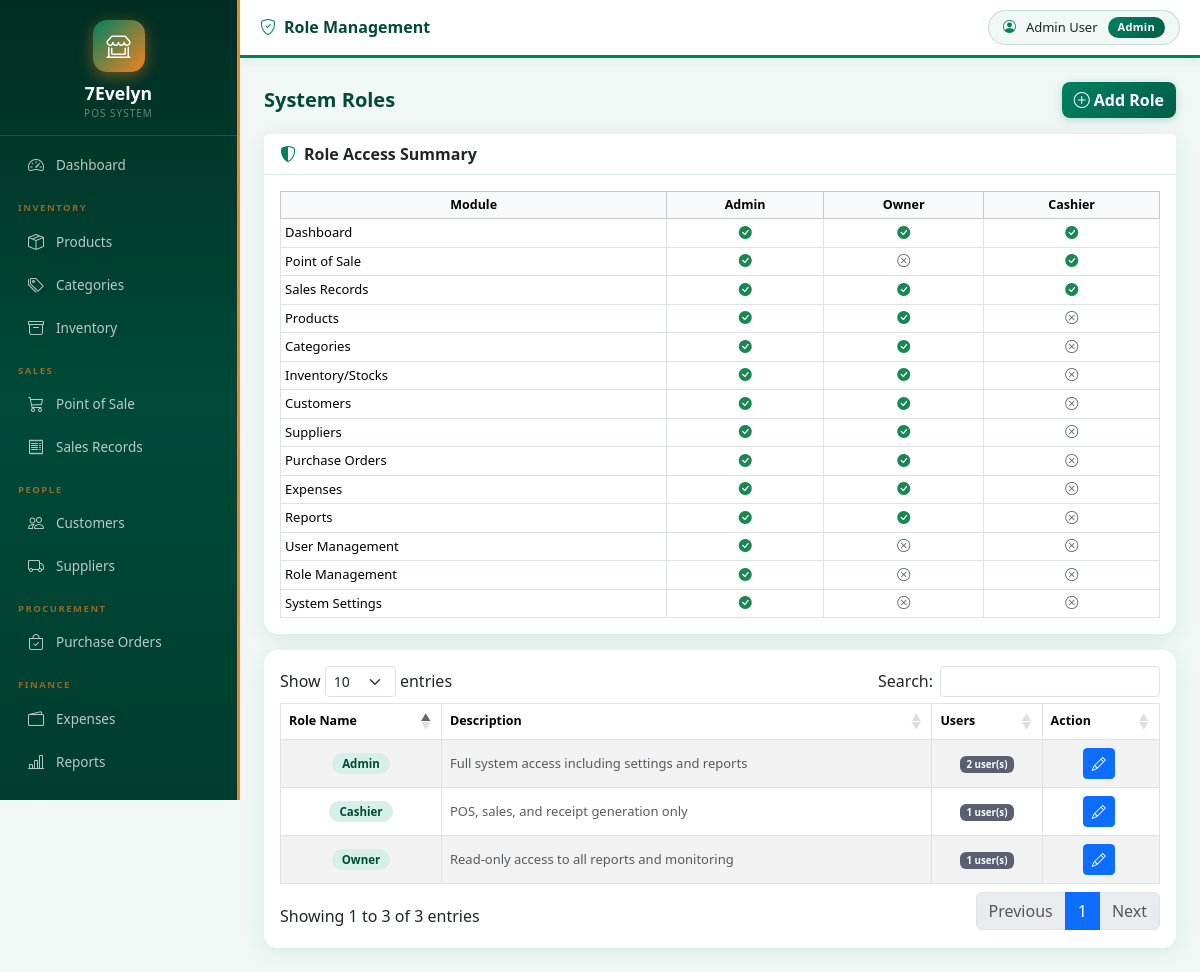
/frontend/role.php (signed in), run on the app's committed database.
### tables this page shows
CREATE TABLE `role` (
  `roleID` int(11) NOT NULL,
  `roleName` varchar(50) NOT NULL,
  `roleDesc` varchar(255) NOT NULL,
  `dateCreated` timestamp NOT NULL DEFAULT current_timestamp(),
  `dateDeleted` date DEFAULT NULL
);

### frontend/role.php (the view, shortened to what this page needs)
<?php include 'header.php'; ?>
<?php include 'nav.php'; ?>
<div class="topbar no-print">
    <h5><i class="bi bi-shield-check me-2" style="color:var(--ev-purple);"></i>Role Management</h5>
    <div class="ms-auto"><div class="user-badge"><i class="bi bi-person-circle" style="color:var(--ev-purple);"></i><span><?php echo htmlspecialchars($_SESSION['userName']); ?></span><span class="role-pill"><?php echo htmlspecialchars($_SESSION['roleName']); ?></span></div></div>
</div>
<div class="page-body">
    <div class="d-flex justify-content-between mb-3 align-items-center">
        <h5 class="fw-bold mb-0" style="color:#004a38;">System Roles</h5>
        <button class="btn btn-ev" data-bs-toggle="modal" data-bs-target="#addRoleModal"><i class="bi bi-plus-circle me-1"></i>Add Role</button>
    </div>
    <div class="card card-shadow mb-3">
        <div class="card-header bg-white fw-bold py-2" style="border-bottom:1px solid #d6ede6;"><i class="bi bi-shield-shaded me-2" style="color:var(--ev-purple);"></i>Role Access Summary</div>
        <div class="card-body">
            <table class="table table-sm table-bordered text-center mb-0">
                <thead class="table-light">
                    <tr><th>Module</th><th>Admin</th><th>Owner</th><th>Cashier</th></tr>
                </thead>
                <tbody>
                    <?php
                    $access = [
                        'Dashboard'          => [true,true,true],
                        'Point of Sale'      => [true,false,true],
                        'Sales Records'      => [true,true,true],
                        'Products'           => [true,true,false],
                        'Categories'         => [true,true,false],
                        'Inventory/Stocks'   => [true,true,false],
                        'Customers'          => [true,true,false],
                        'Suppliers'          => [true,true,false],
                        'Purchase Orders'    => [true,true,false],
                        'Expenses'           => [true,true,false],
                        'Reports'            => [true,true,false],
                        'User Management'    => [true,false,false],
                        'Role Management'    => [true,false,false],
                        'System Settings'    => [true,false,false],
                    ];
                    foreach($access as $module=>$perms):
                    ?>
                    <tr>
                        <td class="text-start"><?php echo $module; ?></td>
                        <?php foreach($perms as $p): ?>
                        <td><?php echo $p ? '<i class="bi bi-check-circle-fill text-success"></i>' : '<i class="bi bi-x-circle text-muted"></i>'; ?></td>
                        <?php endforeach; ?>
                    </tr>
                    <?php endforeach; ?>
                </tbody>
            </table>
        </div>
    </div>
    <div class="card card-shadow">
        <div class="card-body">
            <table id="roleTable" class="table table-bordered table-striped text-center">
                <thead style="background:var(--ev-gradient);color:#fff;">
                    <tr><th>Role Name</th><th>Description</th><th>Users</th><th>Action</th></tr>
                </thead>
                <tbody>
                <?php
                $roles = $conn->query("SELECT r.*, COUNT(u.userID) AS userCount FROM role r LEFT JOIN users u ON r.roleID=u.roleID AND u.dateDeleted IS NULL WHERE r.dateDeleted IS NULL GROUP BY r.roleID ORDER BY r.roleName");
                while($r=$roles->fetch_assoc()):
                ?>
                <tr>
                    <td class="fw-semibold"><span class="badge-active"><?php echo htmlspecialchars($r['roleName']); ?></span></td>
                    <td class="text-muted text-start"><?php echo htmlspecialchars($r['roleDesc']??'—'); ?></td>
                    <td><span class="badge bg-secondary"><?php echo $r['userCount']; ?> user(s)</span></td>
                    <td>
                        <button class="btn btn-sm btn-primary me-1" data-bs-toggle="modal" data-bs-target="#editRoleModal<?php echo $r['roleID']; ?>"><i class="bi bi-pencil"></i></button>
                    </td>
                </tr>
                <?php endwhile; ?>
                </tbody>
            </table>
        </div>
    </div>
</div>
</div></div>
</body></html>

### frontend/header.php (style rules this page uses)
:root { --ev-primary: #008161; --ev-primary-dk: #005e47; --ev-accent: #f01b2d; --ev-orange: #f4821f; --ev-white: #ffffff; --ev-purple: #008161; --ev-purple-dark: #005e47; --ev-blue: #005e47; --ev-gradient: linear-gradient(135deg, #008161 0%, #005e47 100%); --ev-gradient-accent: linear-gradient(135deg, #f01b2d 0%, #f4821f 100%); --ev-gradient-warm: linear-gradient(135deg, #f4821f 0%, #f01b2d 100%); --ev-bg: #f0f7f5; --sidebar-w: 240px; }
body { background: var(--ev-bg); }
.topbar { background: #ffffff; border-bottom: 3px solid #008161; padding: 10px 20px; display: flex; align-items: center; box-shadow: 0 2px 8px rgba(0,129,97,0.1); position: sticky; top: 0; z-index: 100; }
.topbar h5 { margin: 0; font-weight: 800; color: #004a38; font-size: 1rem; }
.user-badge { display: flex; align-items: center; gap: 10px; background: #f0f7f5; padding: 6px 14px; border-radius: 25px; font-size: 13px; border: 1px solid rgba(0,129,97,0.2); }
.role-pill { background: var(--ev-gradient); color: white; padding: 2px 10px; border-radius: 12px; font-size: 11px; font-weight: 700; letter-spacing: 0.3px; }
.btn-ev { background: var(--ev-gradient); color: white; border: none; font-weight: 700; border-radius: 8px; transition: all 0.25s; box-shadow: 0 2px 8px rgba(0,129,97,0.25); }
.card { border-radius: 14px; border: none; }
.card-shadow { box-shadow: 0 4px 20px rgba(0,129,97,0.1); }
.table th { font-size: 12.5px; white-space: nowrap; }
.table td { font-size: 13px; vertical-align: middle; }
.table thead[style*="ev-gradient"] th, thead[style*="ev-gradient"] th { color: #000000; }
.badge-active { background: #d6f0e8; color: #004a38; padding: 3px 10px; border-radius: 12px; font-size: 11.5px; font-weight: 700; }
.badge.bg-secondary { background-color: #5a6070 !important; }
.page-body { padding: 24px; }

### data on the page
role: roleName "Admin", roleDesc "Full system access including settings and reports", userCount "2"
role: roleName "Cashier", roleDesc "POS, sales, and receipt generation only", userCount "1"
role: roleName "Owner", roleDesc "Read-only access to all reports and monitoring", userCount "1"

### other printed values
$_SESSION['userName'] "Admin User"
$_SESSION['roleName'] "Admin"
$module "Dashboard"
$module "Point of Sale"
$module "Sales Records"
$module "Products"
$module "Categories"
$module "Inventory/Stocks"
$module "Customers"
$module "Suppliers"
$module "Purchase Orders"
$module "Expenses"
$module "Reports"
$module "User Management"
$module "Role Management"
